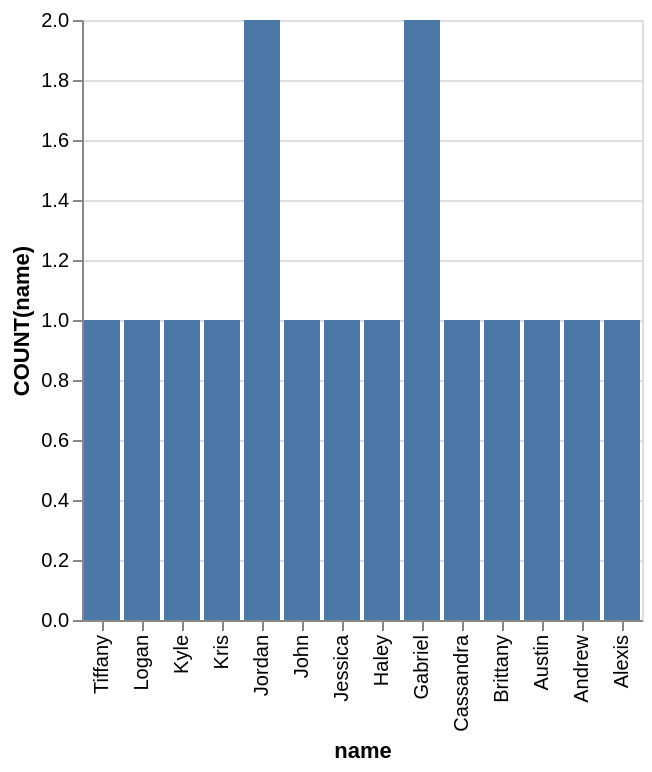

Write the Vega-Lite specification saved for this chart.
### Vega-Lite specification from a JSON file in a GitHub repository (floating-point values rounded to 4 significant figures)
{"data": {"values": [{"x_data": "Alexis", "y_data": 1}, {"x_data": "Andrew", "y_data": 1}, {"x_data": "Austin", "y_data": 1}, {"x_data": "Brittany", "y_data": 1}, {"x_data": "Cassandra", "y_data": 1}, {"x_data": "Gabriel", "y_data": 2}, {"x_data": "Haley", "y_data": 1}, {"x_data": "Jessica", "y_data": 1}, {"x_data": "John", "y_data": 1}, {"x_data": "Jordan", "y_data": 2}, {"x_data": "Kris", "y_data": 1}, {"x_data": "Kyle", "y_data": 1}, {"x_data": "Logan", "y_data": 1}, {"x_data": "Tiffany", "y_data": 1}]}, "mark": "bar", "encoding": {"x": {"field": "x_data", "type": "nominal", "title": "name", "sort": "descending"}, "y": {"field": "y_data", "type": "quantitative", "title": "COUNT(name)"}}}
